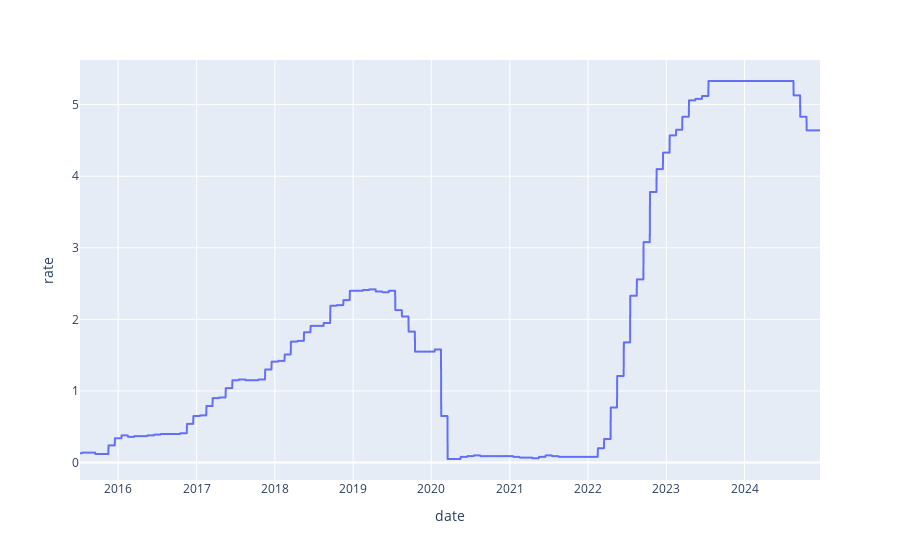

Source (notebook cell):
### Code cell
fig = px.line(df, x='date', y='rate')
fig.show()

### Figure 1 — Plotly figure (JSON) as saved in the notebook; plotly's stock layout.template omitted (floating-point values rounded to 4 significant figures; data arrays with more than 128 entries replaced by an {"elided": "..."} marker saying what was removed)
{"data": [{"hovertemplate": "date=%{x}<br>rate=%{y}<extra></extra>", "legendgroup": "", "line": {"color": "#636efa", "dash": "solid"}, "marker": {"symbol": "circle"}, "mode": "lines", "name": "", "showlegend": false, "type": "scattergl", "x": {"elided": "3453 str values"}, "xaxis": "x", "y": {"elided": "3453 float values"}, "yaxis": "y"}], "layout": {"legend": {"tracegroupgap": 0}, "margin": {"t": 60}, "xaxis": {"anchor": "y", "domain": [0, 1], "title": {"text": "date"}}, "yaxis": {"anchor": "x", "domain": [0, 1], "title": {"text": "rate"}}}}
